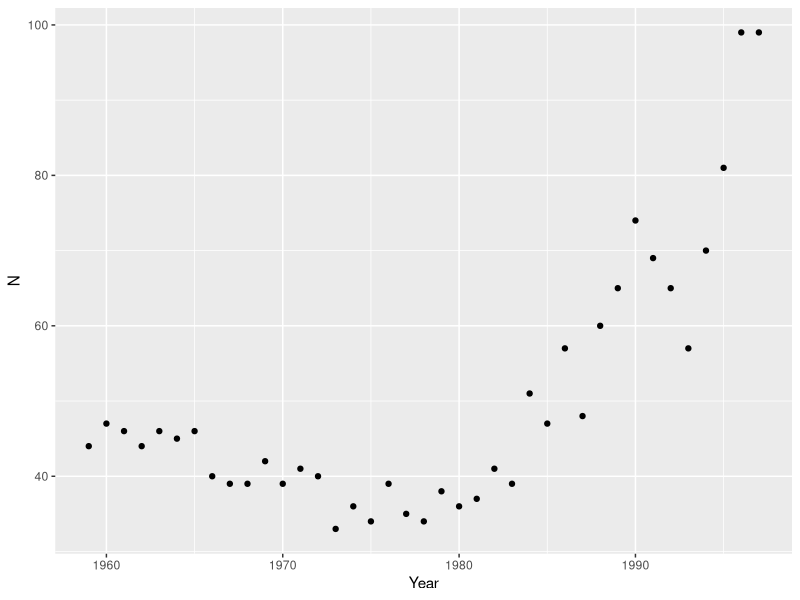
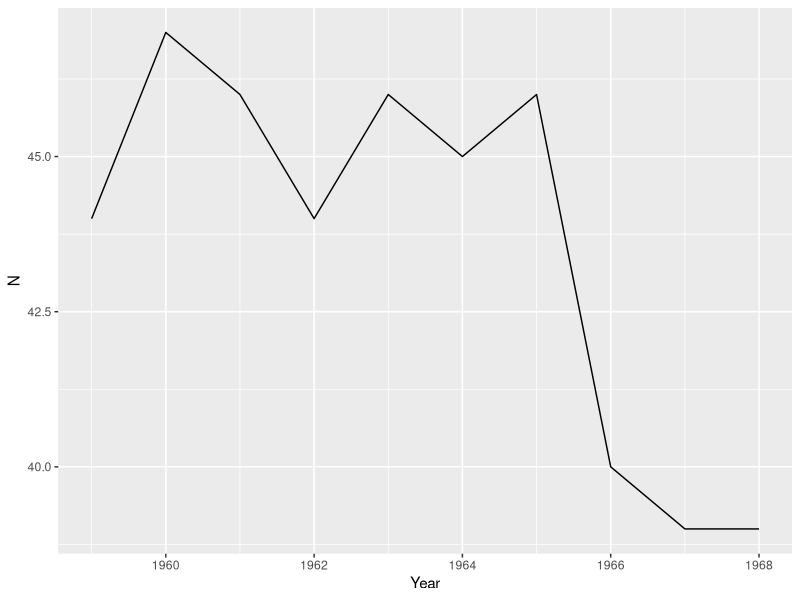

Here is the R script that generated these plots, in order:
## ---- chunk 1
knitr::opts_chunk$set(echo = TRUE, warning=FALSE, message=FALSE)
## ---- chunk 2

library(tidyverse)

## ---- chunk 3

grizzly <- read_csv("grizzlydata.csv")
swallenia2 <- read_csv("Swallenia (1).csv")

## ---- chunk 4

# A. Change in mean abundance from 2009 to 2010 using a two-sample t-test


swallenia_ttest <- t.test(swallenia2$count_2009, swallenia2$count_2010)

swallenia_ttest

# Null Hypothesis: There is no significant change in means between 2009 - 2010
# Altnerative Hypothesis: There is a significance change in means between 2009 - 2010

## If p-value is greater than 0.05 (alpha) then we accept the null. If it is less than 0.05 we reject the null. 


#### Results ####

#data:  swallenia2$count_2009 and swallenia2$count_2010
#t = -0.81791, df = 17.37, p-value = 0.4245
#alternative hypothesis: true difference in means is not equal to 0
#95 percent confidence interval:
# -141.06385   62.15476
#sample estimates:
#mean of x mean of y 
# 61.90909 101.36364 

#### Answer ####

## For this analysis I chose 0.05 as my alpha value because this is a common standard that we have used in the past (e.g. Allison's class). The t-test resulted in a p-value of 0.4245. Based on this analysis, there was no significant change in mean abundance of Swallenia between 2009 and 2010, since this p-value was greater than 0.05. 

## ---- chunk 5

# B. Change in mean abundance using a PAIRED two sample t-test

swall_paired_ttest <- t.test(swallenia2$count_2009, swallenia2$count_2010, paired = TRUE)

swall_paired_ttest

# Null Hypothesis: There is no significant change in means between 2009 - 2010
# Altnerative Hypothesis: There is a significance change in means between 2009 - 2010

## If p-value is greater than 0.05 (alpha) then we accept the null. If it is less than 0.05 we reject the null. 


#### RESULTS ####

#data:  swallenia2$count_2009 and swallenia2$count_2010
#t = -2.4508, df = 10, p-value = 0.03421
#alternative hypothesis: true difference in means is not equal to 0
#95 percent confidence interval:
# -75.324830  -3.584261
#sample estimates:
#mean of the differences 
#              -39.45455 


# When conducting a two-sided paired t-test, the resulting p-value is 0.03421. This gives us enough evidence to reject the null hypothesis, meaning we have sufficient evidence to suggest that there is a significant difference in mean abundance between 2009 and 2010. The mean of the differences is -39.45, indicating that there was a decline in mean abudnace between the two years. 

## ---- chunk 6

# A. Did the grizzly population decline between 1959 - 1968? Use a linear regression? 

#Explore the data 
grizzlyplot <- ggplot (data = grizzly, aes(x = Year, y = N)) +
  geom_point()

grizzlyplot

# Pull out years 1959 - 1968
grizzly68 <- filter(grizzly, Year == c(1959:1968))

# Plot 1959 - 1968 
plot_68 <-   ggplot(data = grizzly68, aes(x = Year, y = N)) +
  geom_line()

plot_68

# Do a linear regression to see if the population significantly declined between 1959 - 1968
grizzly_lm <- lm(Year ~ N, data = grizzly68)
summary(grizzly_lm)

#### RESULTS ####

#Call:
#lm(formula = Year ~ N, data = grizzly68)

#Residuals:
#    Min      1Q  Median      3Q     Max 
#-4.2083 -0.9531  0.0104  1.2240  3.2500 

#Coefficients:
#             Estimate Std. Error t value Pr(>|t|)    
#(Intercept) 1995.2917    10.0505  198.53 4.64e-16 ***
#N             -0.7292     0.2300   -3.17   0.0132 *  
#---
#Signif. codes:  0 ‘***’ 0.001 ‘**’ 0.01 ‘*’ 0.05 ‘.’ 0.1 ‘ ’ 1

#Residual standard error: 2.138 on 8 degrees of freedom
#Multiple R-squared:  0.5568,	Adjusted R-squared:  0.5014 
#F-statistic: 10.05 on 1 and 8 DF,  p-value: 0.01319


grizzly_lm_tidy <- broom::tidy(grizzly_lm)
grizzly_lm_tidy



## ---- chunk 7

# B. Did the population continue to decline from 1969 to 1978? Was the decline faster than the period prior to the dump closures? 



## ---- chunk 8

# C. Did the population size continue to change after 1978? What was the direction and magnitude of the trend? 



